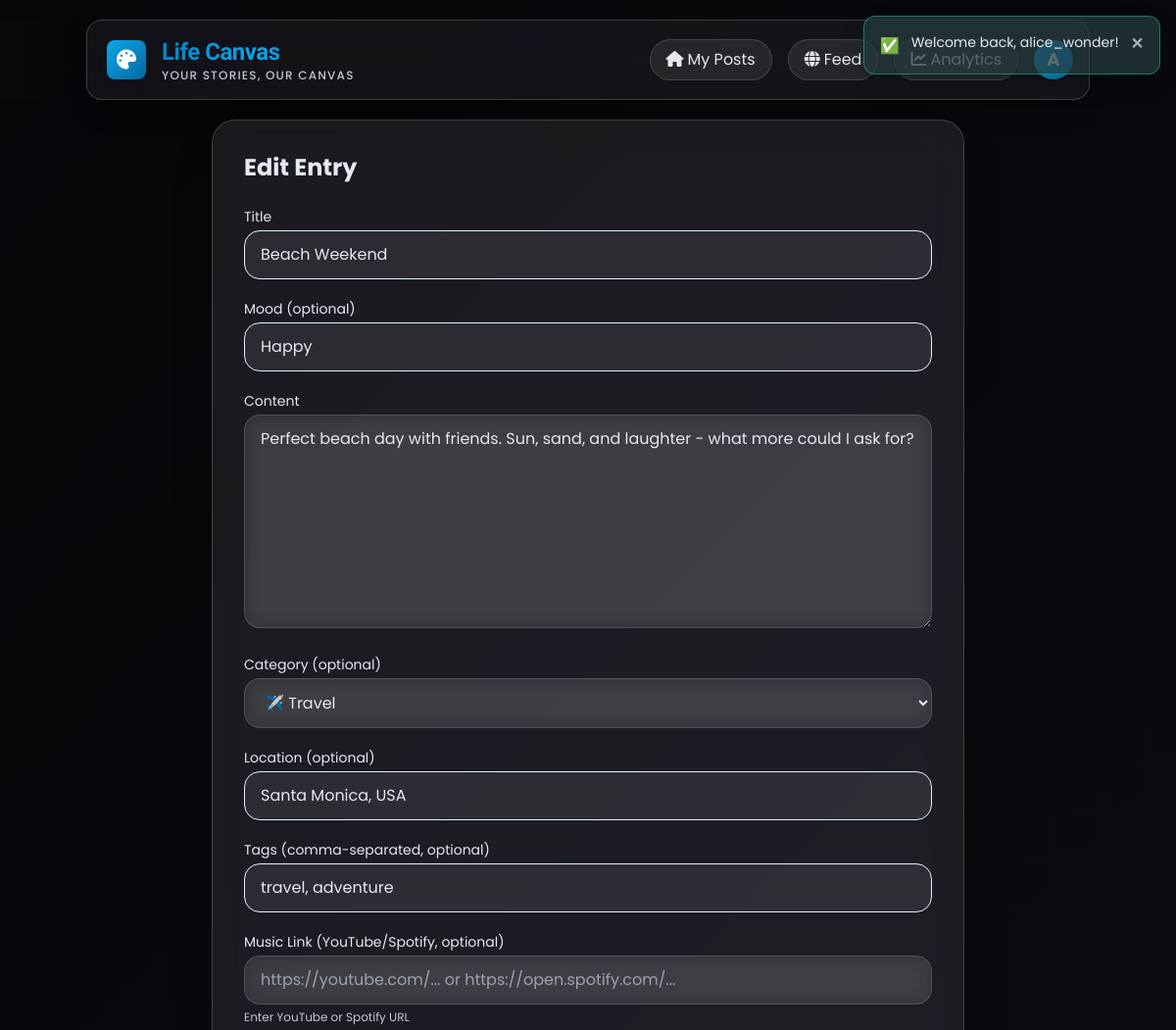
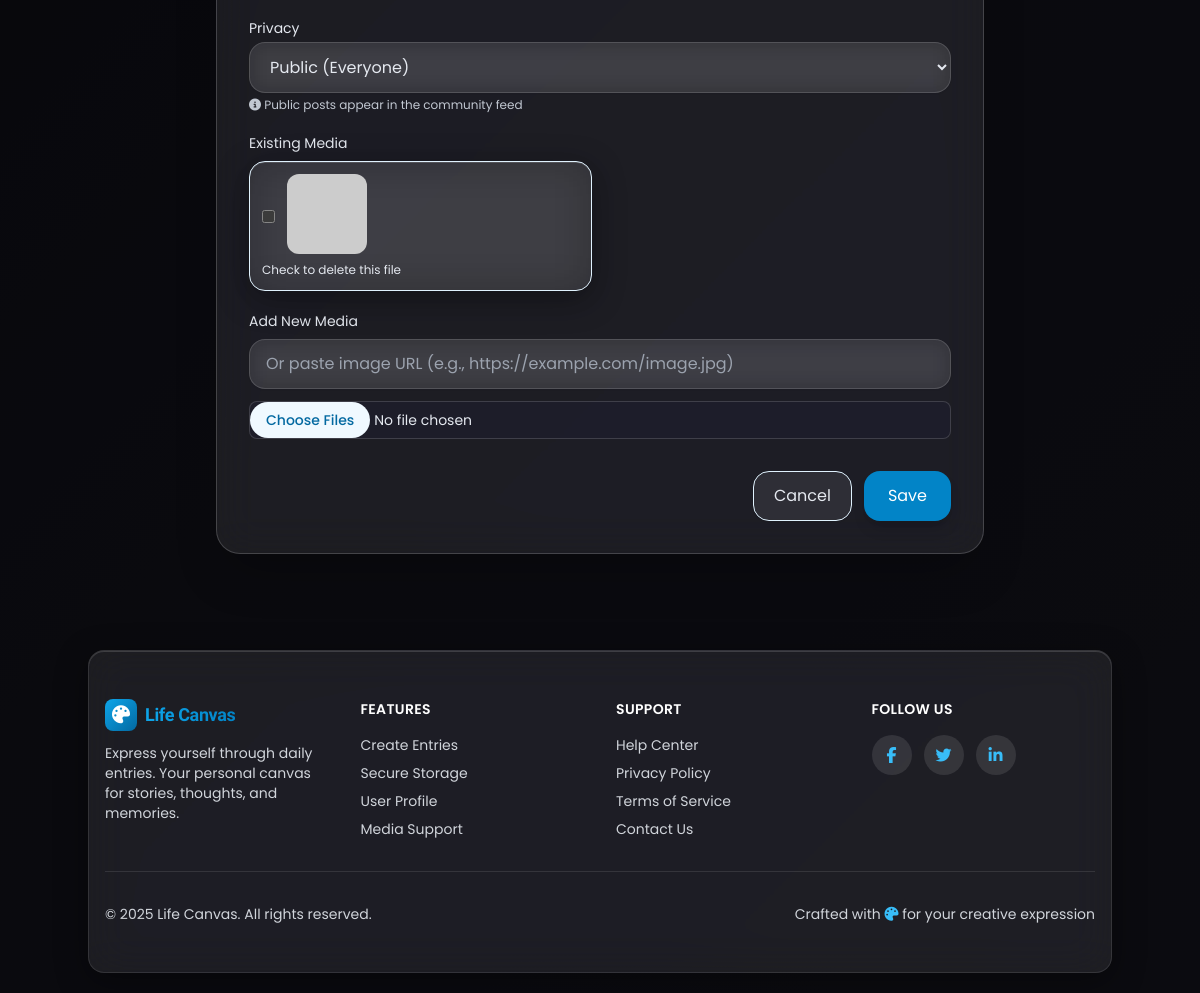
The app's page /edit.php?id=10 (signed in) with its own data (2 pictures, top to bottom).
### tables this page shows
CREATE TABLE IF NOT EXISTS entries (
  entry_id INT UNSIGNED AUTO_INCREMENT PRIMARY KEY,
  user_id INT UNSIGNED NOT NULL,
  category_id INT UNSIGNED NULL,
  title VARCHAR(150) NOT NULL,
  content TEXT NOT NULL,
  mood VARCHAR(30) NULL,
  music_link VARCHAR(500) NULL,
  location VARCHAR(100) NULL,
  weather VARCHAR(50) NULL,
  privacy_level ENUM('private', 'public') DEFAULT 'private',
  is_favorite BOOLEAN DEFAULT FALSE,
  is_deleted BOOLEAN DEFAULT FALSE,
  version INT UNSIGNED DEFAULT 1,
  word_count INT UNSIGNED DEFAULT 0,
  timestamp DATETIME NOT NULL DEFAULT CURRENT_TIMESTAMP,
  updated_at TIMESTAMP DEFAULT CURRENT_TIMESTAMP ON UPDATE CURRENT_TIMESTAMP,
  deleted_at TIMESTAMP NULL,
  CONSTRAINT fk_entries_user FOREIGN KEY (user_id) REFERENCES users(user_id) ON DELETE CASCADE,
  CONSTRAINT fk_entries_category FOREIGN KEY (category_id) REFERENCES categories(category_id) ON DELETE SET NULL,
  FULLTEXT INDEX ft_entry_content (title, content)
);

CREATE TABLE IF NOT EXISTS categories (
  category_id INT UNSIGNED AUTO_INCREMENT PRIMARY KEY,
  category_name VARCHAR(50) NOT NULL UNIQUE,
  description TEXT NULL,
  color VARCHAR(7) DEFAULT '#6B7280',
  icon VARCHAR(50) NULL,
  created_by INT UNSIGNED,
  created_at TIMESTAMP DEFAULT CURRENT_TIMESTAMP,
  CONSTRAINT fk_categories_user FOREIGN KEY (created_by) REFERENCES users(user_id) ON DELETE SET NULL
);

CREATE TABLE IF NOT EXISTS media (
  media_id INT UNSIGNED AUTO_INCREMENT PRIMARY KEY,
  entry_id INT UNSIGNED NOT NULL,
  file_path VARCHAR(255) NOT NULL,
  file_type VARCHAR(50) NOT NULL,
  file_size INT UNSIGNED NULL,
  uploaded_at TIMESTAMP DEFAULT CURRENT_TIMESTAMP,
  CONSTRAINT fk_media_entry FOREIGN KEY (entry_id) REFERENCES entries(entry_id) ON DELETE CASCADE
);

### lib/utils.php (called while the page is built, shortened)
<?php
function e(string $value): string {
    return htmlspecialchars($value, ENT_QUOTES, 'UTF-8');
}
function get_categories(): array {
    require_once __DIR__ . '/db.php';
    return db_all("SELECT * FROM categories ORDER BY category_name");
}
function get_privacy_levels(): array {
    return [
        'private' => 'Private (Only me)',
        'public' => 'Public (Everyone)'
    ];
}

### config/db.php (called while the page is built, shortened)
<?php
function get_pdo(): PDO {
    static $pdo = null;
    if ($pdo !== null) return $pdo;
    $config = require __DIR__ . '/config.php';
    $dsn = sprintf('mysql:host=%s;port=%d;dbname=%s;charset=%s',
        $config['db']['host'],
        $config['db']['port'],
        $config['db']['name'],
        $config['db']['charset']
    );
    $options = [
        PDO::ATTR_ERRMODE => PDO::ERRMODE_EXCEPTION,
        PDO::ATTR_DEFAULT_FETCH_MODE => PDO::FETCH_ASSOC,
        PDO::ATTR_EMULATE_PREPARES => false,
    ];
    try {
        $pdo = new PDO($dsn, $config['db']['user'], $config['db']['pass'], $options);
    } catch (PDOException $e) {
        http_response_code(500);
        echo 'Database connection failed.';
        exit;
    }
    return $pdo;
}

### lib/db.php (called while the page is built, shortened)
<?php
require_once __DIR__ . '/../config/db.php';
function db(): PDO {
    return get_pdo();
}
function db_all(string $sql, array $params = []): array {
    $stmt = db()->prepare($sql);
    $stmt->execute($params);
    return $stmt->fetchAll();
}

### edit.php (the view, shortened to what this page needs)
<?php
require_once __DIR__ . '/lib/utils.php';
require_once __DIR__ . '/lib/db.php';
$pdo = db();
$entryId = isset($_GET['id']) ? (int)$_GET['id'] : (isset($_POST['id']) ? (int)$_POST['id'] : 0);
$stmt = $pdo->prepare('SELECT * FROM entries WHERE entry_id = ? AND user_id = ?');
$stmt->execute([$entryId, current_user_id()]);
$entry = $stmt->fetch();
$mstmt = $pdo->prepare('SELECT * FROM media WHERE entry_id = ? ORDER BY media_id ASC');
$mstmt->execute([$entryId]);
$media = $mstmt->fetchAll();
$categories = get_categories($pdo);
$tagsStmt = $pdo->prepare('SELECT t.tag_name FROM tags t JOIN entry_tags et ON t.tag_id = et.tag_id WHERE et.entry_id = ?');
$tagsStmt->execute([$entryId]);
$existingTags = $tagsStmt->fetchAll(PDO::FETCH_COLUMN);
$tagsString = implode(', ', $existingTags);
include __DIR__ . '/partials/head.php';
?>
<div class="max-w-3xl mx-auto">
  <div class="glass rounded-3xl shadow-2xl p-8 mt-2">
    <h1 class="text-2xl font-bold text-gray-800 dark:text-gray-100 mb-6">Edit Entry</h1>
    <form method="post" enctype="multipart/form-data" class="space-y-5">
      <div>
        <label class="block text-sm text-gray-700 dark:text-gray-300 mb-1">Title</label>
        <input name="title" value="<?php echo e($entry['title']); ?>" required class="w-full rounded-2xl px-4 py-3 bg-white/70 dark:bg-gray-700/50 focus:bg-white dark:focus:bg-gray-700 text-gray-900 dark:text-gray-100 outline-none border border-primary-100 dark:border-gray-600 focus:border-primary-400 dark:focus:border-primary-500 shadow-sm transition" />
      </div>
      <div>
        <label class="block text-sm text-gray-700 dark:text-gray-300 mb-1">Mood (optional)</label>
        <input name="mood" value="<?php echo e($entry['mood']); ?>" class="w-full rounded-2xl px-4 py-3 bg-white/70 dark:bg-gray-700/50 focus:bg-white dark:focus:bg-gray-700 text-gray-900 dark:text-gray-100 outline-none border border-primary-100 dark:border-gray-600 focus:border-primary-400 dark:focus:border-primary-500 shadow-sm transition" />
      </div>
      <div>
        <label class="block text-sm text-gray-700 dark:text-gray-300 mb-1">Content</label>
        <textarea name="content" required rows="8" class="w-full rounded-2xl px-4 py-3 bg-white/70 dark:bg-gray-700/50 focus:bg-white dark:focus:bg-gray-700 text-gray-900 dark:text-gray-100 outline-none border border-primary-100 dark:border-gray-600 focus:border-primary-400 dark:focus:border-primary-500 shadow-sm transition"><?php echo e($entry['content']); ?></textarea>
      </div>
      <div>
        <label class="block text-sm text-gray-700 dark:text-gray-300 mb-1">Category (optional)</label>
        <select name="category_id" class="w-full rounded-2xl px-4 py-3 bg-white/70 dark:bg-gray-700/50 focus:bg-white dark:focus:bg-gray-700 text-gray-900 dark:text-gray-100 outline-none border border-primary-100 dark:border-gray-600 shadow-sm transition">
          <?php foreach ($categories as $cat): ?>
            <option value="<?php echo $cat['category_id']; ?>" <?php echo $entry['category_id'] == $cat['category_id'] ? 'selected' : ''; ?>><?php echo e($cat['icon'] . ' ' . $cat['category_name']); ?></option>
          <?php endforeach; ?>
        </select>
      </div>
      <div>
        <label class="block text-sm text-gray-700 dark:text-gray-300 mb-1">Location (optional)</label>
        <input name="location" value="<?php echo e($entry['location']); ?>" placeholder="e.g., Paris, France" class="w-full rounded-2xl px-4 py-3 bg-white/70 dark:bg-gray-700/50 focus:bg-white dark:focus:bg-gray-700 text-gray-900 dark:text-gray-100 outline-none border border-primary-100 dark:border-gray-600 focus:border-primary-400 dark:focus:border-primary-500 shadow-sm transition" />
      </div>
      <div>
        <label class="block text-sm text-gray-700 dark:text-gray-300 mb-1">Tags (comma-separated, optional)</label>
        <input name="tags" value="<?php echo e($tagsString); ?>" placeholder="summer, travel, adventure" class="w-full rounded-2xl px-4 py-3 bg-white/70 dark:bg-gray-700/50 focus:bg-white dark:focus:bg-gray-700 text-gray-900 dark:text-gray-100 outline-none border border-primary-100 dark:border-gray-600 focus:border-primary-400 dark:focus:border-primary-500 shadow-sm transition" />
      </div>
      <div>
        <label for="music_link" class="block text-sm text-gray-700 dark:text-gray-300 mb-1">Music Link (YouTube/Spotify, optional)</label>
        <input type="text" id="music_link" name="music_link" value="<?php echo e($entry['music_link'] ?? ''); ?>" placeholder="https://youtube.com/... or https://open.spotify.com/..." autocomplete="off"
               class="w-full rounded-2xl px-4 py-3 bg-white/70 dark:bg-gray-700/50 focus:bg-white dark:focus:bg-gray-700 text-gray-900 dark:text-gray-100 outline-none border border-primary-100 dark:border-gray-600 focus:border-primary-400 dark:focus:border-primary-500 shadow-sm transition" style="pointer-events: auto !important;" />
        <small class="text-xs text-gray-500 dark:text-gray-400 mt-1">Enter YouTube or Spotify URL</small>
      </div>
      <div>
        <label class="block text-sm text-gray-700 dark:text-gray-300 mb-1">Privacy</label>
        <select name="privacy_level" class="w-full rounded-2xl px-4 py-3 bg-white/70 dark:bg-gray-700/50 focus:bg-white dark:focus:bg-gray-700 text-gray-900 dark:text-gray-100 outline-none border border-primary-100 dark:border-gray-600 shadow-sm transition">
          <?php foreach (get_privacy_levels() as $value => $label): ?>
            <option value="<?php echo e($value); ?>" <?php echo $entry['privacy_level'] === $value ? 'selected' : ''; ?>><?php echo e($label); ?></option>
          <?php endforeach; ?>
        </select>
        <p class="text-xs text-gray-500 dark:text-gray-400 mt-1">
          <i class="fas fa-info-circle"></i> Public posts appear in the community feed
        </p>
      </div>
      <?php if (!empty($media)): ?>
        <div>
          <label class="block text-sm text-gray-700 dark:text-gray-300 mb-2">Existing Media</label>
          <div class="grid grid-cols-1 sm:grid-cols-2 gap-4">
            <?php foreach ($media as $m): ?>
              <label class="block glass p-3 rounded-2xl border border-primary-100 dark:border-gray-600">
                <div class="flex items-center gap-3">
                  <input type="checkbox" name="delete_media[]" value="<?php echo (int)$m['media_id']; ?>" class="mt-1" />
                  <?php if (strpos($m['file_type'], 'image/') === 0): ?>
                    <img src="<?php echo e($m['file_path']); ?>" class="w-20 h-20 object-cover rounded-xl" />
                  <?php else: ?>
                    <audio controls class="w-full"><source src="<?php echo e($m['file_path']); ?>" type="<?php echo e($m['file_type']); ?>"/></audio>
                  <?php endif; ?>
                </div>
                <p class="text-xs text-gray-600 dark:text-gray-400 mt-2">Check to delete this file</p>
              </label>
            <?php endforeach; ?>
          </div>
        </div>
      <?php endif; ?>
      <div>
        <label class="block text-sm text-gray-700 dark:text-gray-300 mb-2">Add New Media</label>
        <div class="mb-3">
          <input type="url" name="image_url" placeholder="Or paste image URL (e.g., https://example.com/image.jpg)"
                 class="w-full rounded-2xl px-4 py-3 bg-white/70 dark:bg-gray-700/50 focus:bg-white dark:focus:bg-gray-700 text-gray-900 dark:text-gray-100 outline-none border border-primary-100 dark:border-gray-600 focus:border-primary-400 dark:focus:border-primary-500 shadow-sm transition" />
        </div>
        <input type="file" name="media[]" multiple accept="image/*,audio/*" onchange="previewMedia(this,'preview')" class="block w-full text-sm text-gray-700 dark:text-gray-300 file:px-4 file:py-2 file:rounded-full file:border-0 file:text-sm file:font-medium file:bg-primary-50 dark:file:bg-primary-900/30 file:text-primary-700 dark:file:text-primary-300 hover:file:bg-primary-100 dark:hover:file:bg-primary-900/50 file:cursor-pointer" />
      </div>
      <div class="flex justify-end gap-3">
        <a href="view.php?id=<?php echo (int)$entry['entry_id']; ?>" class="px-5 py-3 rounded-2xl bg-white/70 dark:bg-gray-700/50 hover:bg-white/90 dark:hover:bg-gray-700 text-gray-700 dark:text-gray-300 border border-primary-100 dark:border-gray-600 shadow-sm transition">Cancel</a>
        <button type="submit" class="px-6 py-3 rounded-2xl bg-primary-600 hover:bg-primary-700 text-white shadow-lg transition">Save</button>
      </div>
    </form>
  </div>
</div>
<?php include __DIR__ . '/partials/footer.php'; ?>

### assets/css/theme.css (style rules this page uses)
:root { color-scheme: dark; --bg-0:rgba(20, 20, 30, 0.5); --bg-1:rgba(30, 30, 45, 0.7); --bg-2:rgba(40, 40, 55, 0.6); --text:#E5E9F0; --text-secondary:#C2C8D2; --muted:#A0A8B8; --border:rgba(255, 255, 255, 0.15); --primary-500:#0ea5e9; --primary-600:#0284c7; --primary-700:#06b6d4; --accent:#06b6d4; --ring:rgba(14, 165, 233, 0.4); --ok-green:#10b981; --ok-yellow:#fbbf24; --ok-red:#ef4444; }
html, body { background: #0a0a0f; color: var(--text); overflow-x: hidden; position: relative; }
body::before { content: ''; position: fixed; top: 0; left: 0; width: 100%; height: 100%; background-image: url('../BG.jpg'); background-size: cover; background-position: center; background-repeat: no-repeat; background-attachment: fixed; pointer-events: none; z-index: 0; }
body::after { content: ''; position: fixed; top: 0; left: 0; width: 100%; height: 100%; background: rgba(0, 0, 0, 0.6); pointer-events: none; z-index: 0; }
.gradient-bg { background: linear-gradient(135deg, var(--bg-0) 0%, var(--bg-1) 55%, var(--bg-2) 100%); position: relative; z-index: 1; }
.glass { background: rgba(255, 255, 255, 0.08); backdrop-filter: blur(20px) saturate(180%); -webkit-backdrop-filter: blur(20px) saturate(180%); border: 1px solid rgba(255, 255, 255, 0.18); border-radius: 16px; box-shadow: 0 8px 32px 0 rgba(0, 0, 0, 0.37), inset 0 1px 0 0 rgba(255, 255, 255, 0.15); transition: all 0.4s cubic-bezier(0.4, 0, 0.2, 1); position: relative; overflow: hidden; }
.glass::before { content: ''; position: absolute; top: 0; left: -100%; width: 100%; height: 100%; background: linear-gradient( 90deg, transparent, rgba(255, 255, 255, 0.1), transparent ); transition: left 0.5s; }
.text-gray-600, .text-gray-700, .text-gray-800 { color: var(--text) !important; }
.text-gray-500 { color: var(--text-secondary) !important; }
.bg-white\/70 { background-color: rgba(255, 255, 255, 0.08) !important; color: var(--text) !important; border: 1px solid var(--border); }
.bg-primary-600 { background-color: var(--primary-600) !important; color: white !important; transition: all 0.3s ease; }
input, textarea, select { background: var(--bg-1); color: var(--text); border: 1.5px solid var(--border); transition: all 0.3s ease; border-radius: 0.5rem; }
select option { background: rgba(30, 30, 45, 0.95); color: var(--text); }
input::placeholder, textarea::placeholder { color: var(--muted); }
a { color: var(--primary-600); transition: all 0.3s ease; }
a { color: var(--primary-500); transition: all 0.3s ease; text-decoration: none; }
html { scroll-behavior: smooth; }
body { font-family: 'Poppins', sans-serif; }
input[type="text"], input[type="email"], input[type="password"], input[type="url"], input[type="date"], textarea, select { background: rgba(255, 255, 255, 0.08) !important; backdrop-filter: blur(10px); border: 1px solid rgba(255, 255, 255, 0.15) !important; color: var(--text) !important; transition: all 0.3s ease; }

### records on screen
entries: title "Beach Weekend", mood "Happy", content "Perfect beach day with friends. Sun, sand, and laughter - what more could I ask for?", category_id "✈️ Travel", location "Santa Monica, USA", privacy_level "Public (Everyone)"

### other values on screen
$f['msg'] "Welcome back, alice_wonder!"
